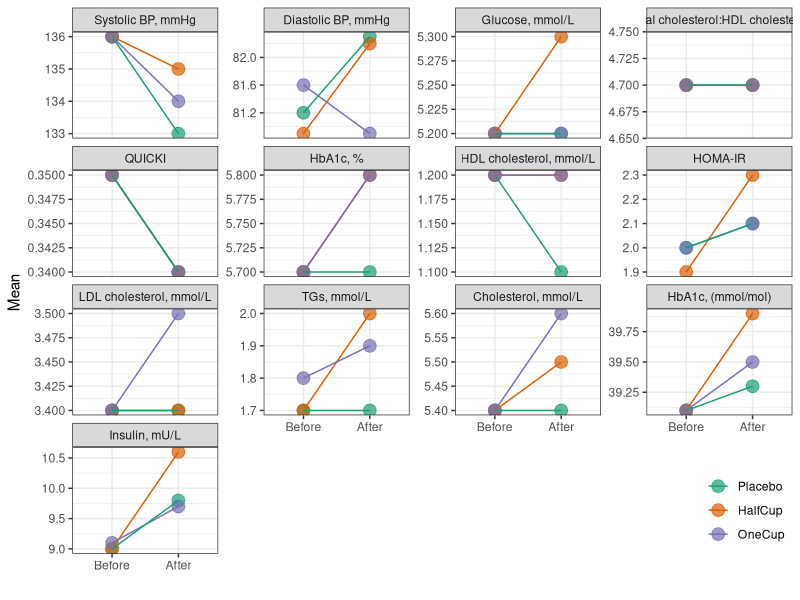
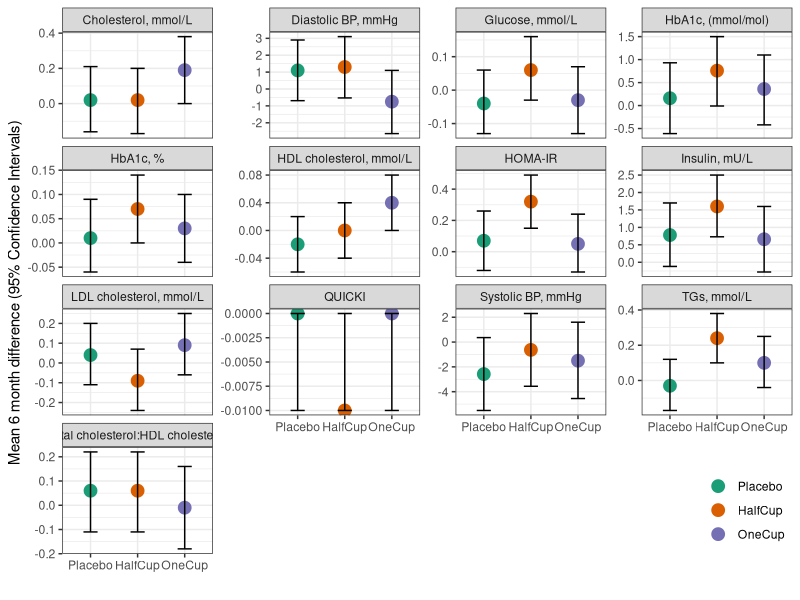

Source code (R) for these figures, in order:
## ---- chunk 1
library(tidyverse)
## ---- chunk 2

# tried tabulizer package, extract_tables and extract_areas 
# returned mostly garbage, possibly because the table is rotated in the pdf
# dat <- extract_areas("HW3/Curtis_etal_2019.pdf", pages = 6, method = "stream")

# resorted to copying table from web and saving as a txt file

# tried to read in existing column names as character vectors
# ##first header
#  (dat1 <- read_tsv("blueberries.txt", n_max=0)
#   %>% names()
#  )
# ##second  header
#  (dat2 <- read_tsv("blueberries.txt", skip=1, n_max=0)
#   %>% names()
#  )
#
# for second header, had trailing "...#" after each column name even though
# there was no trailing characters in the txt file
# couldn't find any solutions


# decided to manually type out column names
# data groupings
treat_time <- read.table(header = TRUE, text="
Treatment Time
Placebo Before
HalfCup After
OneCup Diff
")

# expand data groupings, order, and combine
treat_time2 <- (treat_time 
  %>% expand(Treatment, Time) # get all combinations of Treatment and Time
  %>% arrange(match(Time, c("Before", "After", "Diff"))) # custom order Time to match data set
  %>% arrange(match(Treatment, c("Placebo", "HalfCup", "OneCup" ))) # custom order Treatment to match data set
  %>% unite("Treatment.Time", 1:2, sep = ".",) # combine Treatment and Time variables
)

# add additional column names, and transpose
cnames <- c("Parameter", t(treat_time2), "P") 

# read in txt file
dat <- (read_tsv("blueberries.txt"
                 , skip = 2
                 , col_names = cnames # name columns with cnames
                 )
  # pivot longer all columns with confidence intervals
  %>% pivot_longer(cols = -c("Parameter","P") , names_to = "Treatment.Time", values_to = "val")
  # move second set of data values for HbA1c into new rows
  %>% separate_rows(val, sep = "\\;") 
  %>% mutate(Parameter = case_when(startsWith(val, " [") ~ "HbA1c, (mmol/mol)"# rename parameter values for both HbA1c values
                                   , str_detect(Parameter, "%") ~ "HbA1c, %"
                                   , TRUE ~ Parameter)
             , val = str_replace_all(val, "\\[|\\]", ""), # remove square brackets
             , val = str_trim(val, side = "left") # remove leading spaces
             ) 
  # separate confidence intervals out
  %>% separate(val, into = c("Mean", "L_CI", "U_CI"), sep = "\\(|\\,")
  %>% mutate(U_CI = as.numeric(str_remove(U_CI, "\\)[:print:]*$")) # remove trailing brackets and characters, convert to numeric
             , Mean = as.numeric(str_replace(Mean, "–", "-")) # replace en dash with minus, convert to numeric
             , L_CI = as.numeric(str_replace(L_CI, "–", "-")) # replace en dash with minus, convert to numeric
             ) 
   # separate treatment and time out
  %>% separate(Treatment.Time, into = c("Treatment", "Time"), sep = "\\.")
)

# data with time difference removed
dat2 <- (dat
        %>% filter(Time != "Diff")
  
)

# data with parameter names ordered by mean time difference for the one cup treatment group
dat3<- (dat
        %>% filter(Time == "Diff", Treatment == "OneCup")
        %>% arrange(Mean)
        %>% distinct(Parameter)
)

#data with only mean time difference data
dat4 <- (dat
         %>% filter(Time == "Diff")
)

## ---- chunk 3
gg1 <- (ggplot(dat2, aes(y = Mean, x = factor(Time, levels = c("Before", "After")), 
                       colour = factor(Treatment, levels = c("Placebo", "HalfCup", "OneCup"))))
      + geom_point(aes(group = Treatment), size=4, alpha=0.7)
      + geom_line(aes(group = Treatment))
      + facet_grid(cols = vars(factor(Parameter, 
                                      levels = t(dat3))))# use ordering from dat3
      + facet_wrap(~ factor(Parameter, 
                            levels = t(dat3)),# use ordering from dat3
                   nrow=4, 
                   scales="free_y") # individual y scales
      + theme_bw()
      + theme(legend.position = c(1,0),
              legend.justification = c(1, 0), 
              legend.title = element_blank())
      + scale_color_brewer(palette = "Dark2")
      + labs(x = "")
      )

print(gg1)

## ---- chunk 4
gg2 <- (ggplot(dat4, aes(y = Mean, x = factor(Treatment, levels = c("Placebo", "HalfCup", "OneCup"))))
      + geom_point(aes(group = Treatment,
                       colour = factor(Treatment, levels = c("Placebo", "HalfCup", "OneCup"))), 
                   size=4
                   )
      + geom_errorbar(aes(ymin=L_CI, ymax=U_CI), width=0.3) # Use CI for error bars
      + facet_grid(cols = vars(factor(Parameter)))
      + facet_wrap(~ factor(Parameter), nrow=4, scales="free_y")
      + theme_bw()
      + theme(legend.position = c(1,0),
              legend.justification = c(1, 0), 
              legend.title = element_blank())
      + scale_color_brewer(palette = "Dark2")
      + labs(x = "", y="Mean 6 month difference (95% Confidence Intervals)")
      )

print(gg2)

